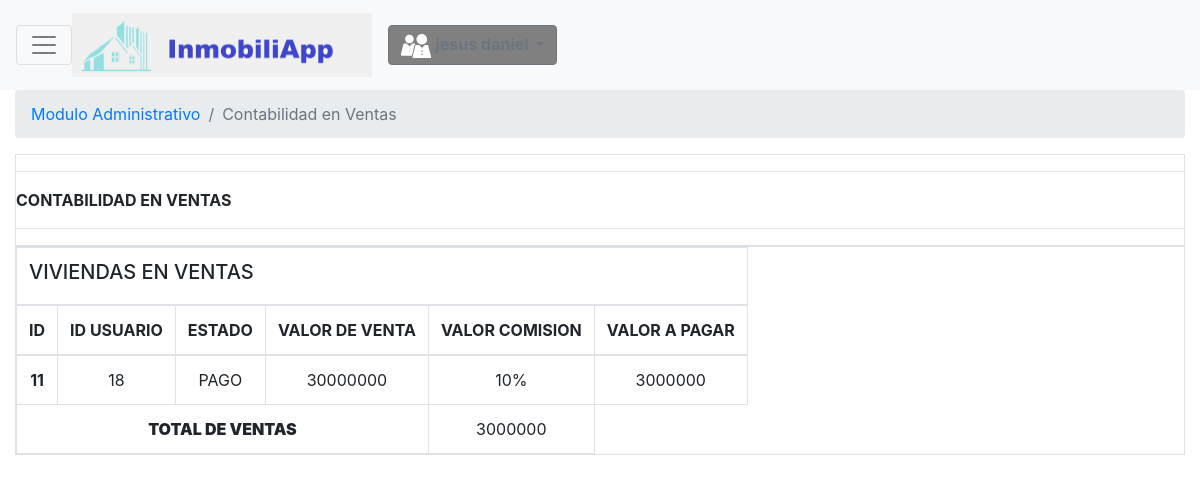
Screenshot of /ContaVenta.php (signed in) with the database file from the repository.
### tables this page shows
CREATE TABLE `registroventa` (
  `iddelestadoP` int(50) NOT NULL,
  `idarriendov` int(10) NOT NULL,
  `tipoPropiedad` varchar(50) DEFAULT NULL,
  `tipolistado` tinytext DEFAULT NULL,
  `preciopropiedad` varchar(50) DEFAULT NULL,
  `vistapropiedad` varchar(50) DEFAULT NULL,
  `dormitorios` varchar(50) DEFAULT NULL,
  `antiguedad` varchar(50) DEFAULT NULL,
  `terrenos` varchar(50) DEFAULT NULL,
  `ciudad` varchar(50) DEFAULT NULL,
  `piso` varchar(50) DEFAULT NULL,
  `longitud` varchar(50) DEFAULT NULL,
  `latitud` varchar(50) DEFAULT NULL,
  `caracteristica1` varchar(50) DEFAULT NULL,
  `caracteristica2` varchar(50) DEFAULT NULL,
  `caracteristica3` varchar(50) DEFAULT NULL,
  `caracteristica4` varchar(50) DEFAULT NULL,
  `caracteristica5` varchar(50) DEFAULT NULL,
  `cercania1` varchar(50) DEFAULT NULL,
  `cercania2` varchar(50) DEFAULT NULL,
  `cercania3` varchar(50) DEFAULT NULL,
  `cercania4` varchar(50) DEFAULT NULL,
  `cercania5` varchar(50) DEFAULT NULL
);

### ContaVenta.php (the view, shortened to what this page needs)
<!DOCTYPE html>
<html>
<head>
  <?php
    require_once "scripts.php";
   ?>
</head>
<?php
    require_once "php/conexion.php";
     if(isset($_SESSION['user'])){
      $usuario = $_SESSION['user'];
      $sql = "SELECT * from login where usuario='$usuario' and tipodeusuario='Administrador'";
      $result=mysqli_query($conexion,$sql);
?>
<body>
  <form action="php/cerrarsesion.php" method="POST">
    <nav class="navbar navbar-light bg-light navbar-toggleable-sm">
       <button class="navbar-toggler navbar-toggler-right" type="button" data-toggle="collapse" data-target="#navbarTogglerDemo01" aria-controls="navbarTogglerDemo01" aria-expanded="false" aria-label="Toggle navigation">
        <span class="navbar-toggler-icon"></span>
      </button>
        <a class="navbar-brand" href="ModuloAdministrativo.php">
           <img src="img/inmoviliapp22.png" class="d-inline-block align-top" alt="Logo boostrap"  style="width: 300px">
        </a>
       <form class="form-inline my-2 my-lg-0">
      <ul class="navbar-nav mr-auto">
        <li class="nav-item dropdown ">
        <a type="button" style="background-color: gray;" class="btn btn-outline-secondary dropdown-toggle"  href="#" id="navbarDropdown" role="button" data-toggle="dropdown" aria-haspopup="true" aria-expanded="false">
           <img src="img/ico3-blanco.png" style="background-color: gray; ">
           <?php
            while ($dato=mysqli_fetch_array($result)) {
            ?><b>
            <?php  echo $dato['Nombre'];}
             ?>
           </b>
        </a>
      </li>
      </ul>
    </nav>
  </form >
  <form id="frmregistro">
      <nav aria-label="breadcrumb" class="container-fluid">
          <ol class="breadcrumb">
            <li class="breadcrumb-item"aria-current="page"><a href="ModuloAdministrativo.php">Modulo Administrativo</a></li>
            <li class="breadcrumb-item active" aria-current="page">Contabilidad en Ventas</li>
      </nav>
      <div class="container-fluid">
        <div class="table-bordered table-responsive"><hr>
          <th><B>CONTABILIDAD EN VENTAS</B></th>
          <hr>
        </div>
      </div>
      <div class="container-fluid">
        <table class="table table-bordered table table-responsive">
          <thead>
            <th colspan="6"><b><h5>VIVIENDAS EN VENTAS</h5></b></th>
            <tr class="text-center">
              <th scope="cole"  class="text-center">ID</th>
              <th scope="cole"  class="text-center">ID USUARIO</th>
              <th scope="cole"  class="text-center">ESTADO</th>
              <th scope="cole"  class="text-center">VALOR DE VENTA</th>
              <th scope="cole"  class="text-center">VALOR COMISION</th>
              <th scope="cole"  class="text-center">VALOR A PAGAR</th>
            </tr>
          </thead>
           <tbody>
              <?php
             $sqls = "SELECT  idarriendov,iddelestadoP, preciopropiedad, tipolistado,(preciopropiedad*0.10) as result from registroventa WHERE tipolistado = 'PAGO'";
             $results=mysqli_query($conexion,$sqls);
             $total = 0;
             while ($datos=mysqli_fetch_array($results)) {
                $total = $total + $datos['result'];
            ?>
                  <tr>
                      <th scope="row" class="text-center"> <?php echo $datos['iddelestadoP'];?></th>
                      <td class="text-center"> <?php echo $datos['idarriendov'];?></td>
                      <td class="text-center"> <?php echo $datos['tipolistado'];?></td>
                      <td class="text-center"> <?php echo $datos['preciopropiedad']; ?></td>
                      <td class="text-center">10%</td>
                      <td class="text-center"><?php echo $datos['result'] ;}?></td>
                  </tr>
                  <th colspan="4" class="text-center"><b>TOTAL DE VENTAS</b></th><td class="text-center"><?= $total ;?></td>
                </tbody>
        </table>
      </div>
  </form>
 <?php } else{
   header("Location: php/Validar.php");
} ?>
</body>
</html>

### rows the page displays
registroventa: iddelestadoP "11", idarriendov "18", tipolistado "PAGO", preciopropiedad "30000000", result "3000000"

### other values shown
$total "3000000"
